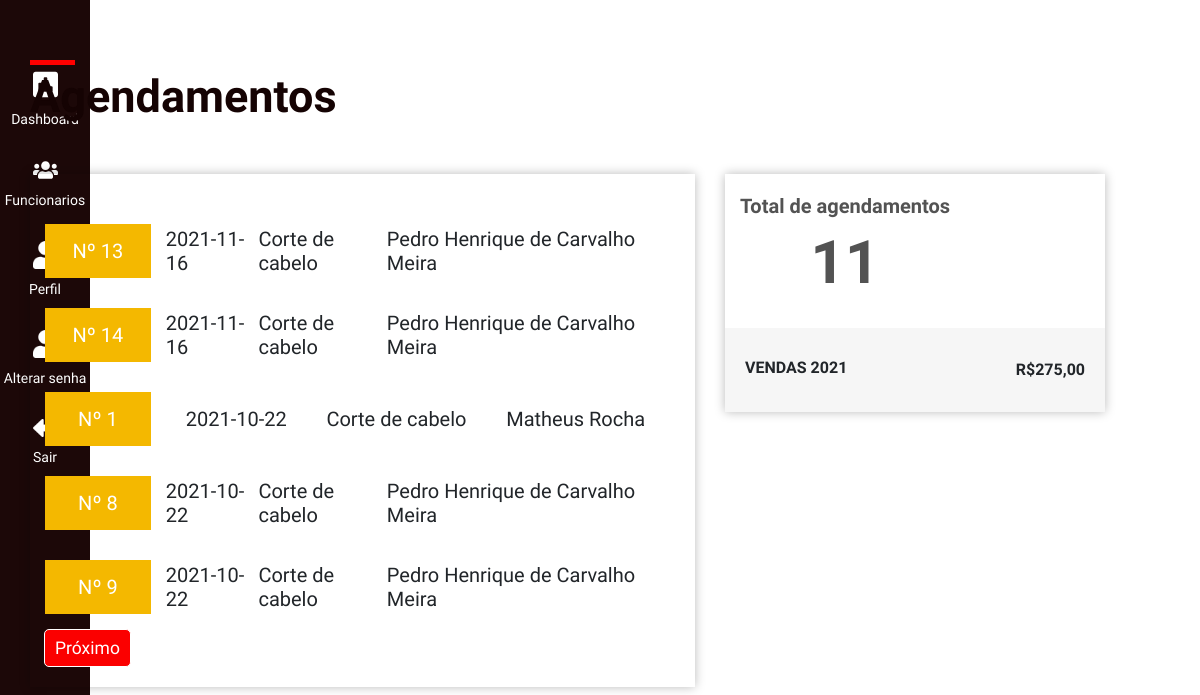
The app's page /admin (signed in), older data.
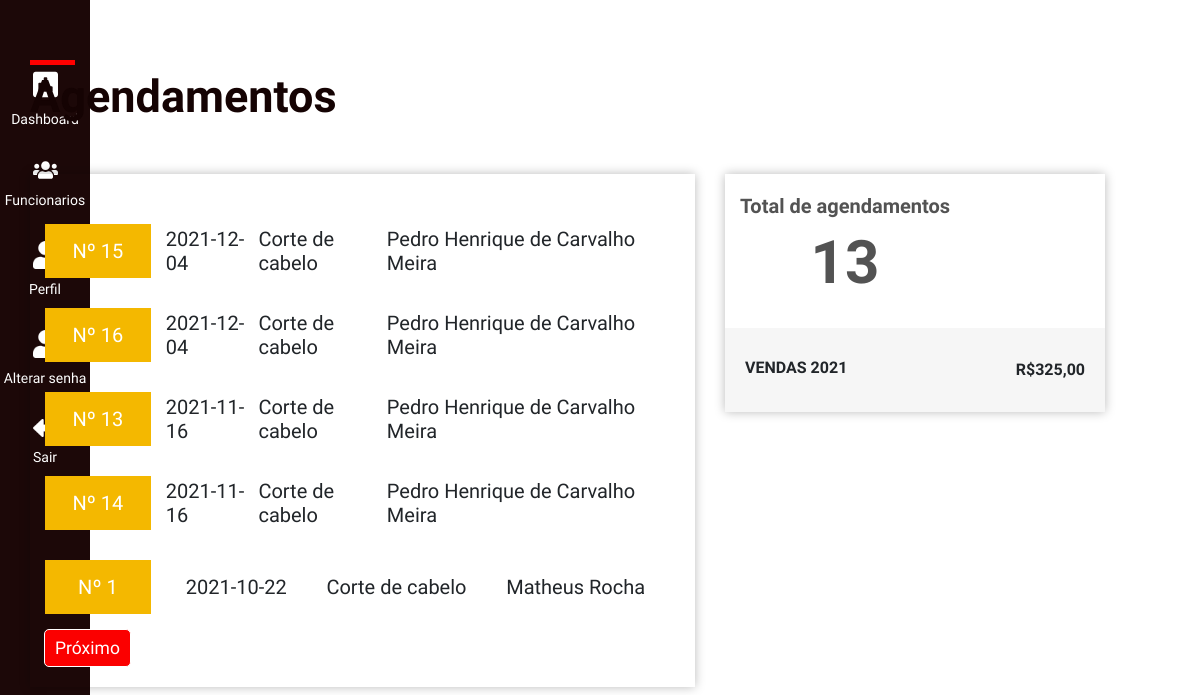
The same page, newer data.
### app/models.py (models this page shows, shortened)
class Reserva(db.Model):
    id_reserva = db.Column(db.Integer, primary_key=True)
    horario_inicio = db.Column(db.Time)
    horario_fim = db.Column(db.Time)
    data = db.Column(db.Date)
    usuario_id = db.Column(db.Integer, db.ForeignKey('usuario.id'))
    barbeiro_id = db.Column(db.Integer, db.ForeignKey('barbeiro.id_barbeiro'))
    servico_id = db.Column(db.Integer, db.ForeignKey('servico.id_servico'))
    def reservas_por_barbeiro(self, barbeiro_id):
        reservas = Reserva.query\
            .join(Usuario, Reserva.usuario_id==Usuario.id)\
            .join(Servico, Reserva.servico_id==Servico.id_servico)\
            .add_columns(
                Reserva.id_reserva,
                Reserva.data,
                Usuario.nome.label('cliente'),
                Servico.nome.label('servico')
            )\
            .filter(Reserva.barbeiro_id == barbeiro_id)\
            .order_by(desc(Reserva.data))
        return reservas
    def valor_total_reservas_por_barbeiro(self, barbeiro_id):
        reservas = Reserva.query\
            .join(Servico, Reserva.servico_id==Servico.id_servico)\
            .add_columns(Servico.valor.label('valor'))\
            .filter(Reserva.barbeiro_id == barbeiro_id)\
            .all()
        return reservas

class Servico(db.Model):
    id_servico = db.Column(db.Integer, primary_key=True)
    nome = db.Column(db.String(100))
    valor = db.Column(db.Float)
    servico_executado = db.relationship('Reserva', backref='servico', lazy='dynamic')

class Usuario(db.Model):
    id = db.Column(db.Integer, primary_key=True)
    nome = db.Column(db.String(100), index=True)
    email = db.Column(db.String(100), index=True, unique=True)
    senha = db.Column(db.String(128))
    reservas = db.relationship('Reserva', backref='cliente', lazy='dynamic')

### app/routes.py (the view)
@app.route('/admin')
def admin():
    id_barbeiro = session['id_barbeiro']
    page = request.args.get('page', 1, type=int)
    reservas = Reserva()
    valor_total = reservas.valor_total_reservas_por_barbeiro(id_barbeiro)
    reservas = reservas.reservas_por_barbeiro(id_barbeiro).paginate(
        page, 5, False
    )
    qtd = len(valor_total)
    total = "R${:.2f}".format(calcula_valor_total_servicos(valor_total)).replace('.',',')
    next_url = url_for('admin', page=reservas.next_num) \
        if reservas.has_next else None
    prev_url = url_for('admin', page=reservas.prev_num) \
        if reservas.has_prev else None
    return render_template(
        'admin/agendamentos.html',
        reservas=reservas.items,
        next_url=next_url,
        prev_url=prev_url,
        total=total,
        qtd=qtd
    )

### app/routes.py (called while the page is built)
def calcula_valor_total_servicos(total):
    lista_valores = []
    for t in total:
        lista_valores.append(t['valor'])
    return sum(lista_valores)

### app/templates/admin/agendamentos.html (shortened to what this page needs)
{% extends "base.html" %}
{% block content %}
<section style="padding-top: 70px;">
    <div class="container">
        <div class="row">
            <div class="col-12 px-0">
                <h1 class="c-brown section__title u-title-after">Agendamentos</h1>
            </div>
            <div class="col-7 historic__card">
                {% for r in reservas %}
                <div class="col-12 d-flex mt-5">
                    <div class="col-2 py-4 bgc-yellow d-flex justify-content-center">
                        <h2 class="c-white text-center">Nº {{r.id_reserva}}</h2>
                    </div>
                    <div class="col-10 d-flex justify-content-around align-items-center">
                        <h2>{{r.data}}</h2>
                        <h2>{{r.servico}}</h2>
                        <h2>{{r.cliente}}</h2>
                    </div>
                </div>
                {% endfor %}
                {% if next_url %}
                <a href="{{ next_url }}"class="btn btn-primary btn-lg">Próximo</a>
                {% endif %}
            </div>
            <div class="col-4 dashboard__card ml-5 pb-0 px-0">
                <div class="col-12 d-flex align-items-center justify-content-between">
                    <div class="text-center dashboard__card--numbers">
                        <h3 class="c-gray4">Total de agendamentos</h3>
                        <span class="c-gray4">{{ qtd }}</span>
                    </div>
                </div>
                <div class="col-12 dashboard__card--values d-flex justify-content-between">
                    <h2>Vendas 2021</h2>
                    <span>{{ total }}</span>
                </div>
            </div>
        </div>
    </div>
</section>
{% endblock %}

Row changes from the older to the newer data that the page shows:
no longer on this page (row unchanged): Reserva: id_reserva "8", data "2021-10-22", servico "Corte de cabelo", cliente "Pedro Henrique de Carvalho Meira"
no longer on this page (row unchanged): Reserva: id_reserva "9", data "2021-10-22", servico "Corte de cabelo", cliente "Pedro Henrique de Carvalho Meira"
added Reserva: id_reserva "15", data "2021-12-04", servico "Corte de cabelo", cliente "Pedro Henrique de Carvalho Meira"
added Reserva: id_reserva "16", data "2021-12-04", servico "Corte de cabelo", cliente "Pedro Henrique de Carvalho Meira"
Text that changed along with them:
{{ qtd }}: "11" → "13"
{{ total }}: "R$275,00" → "R$325,00"
